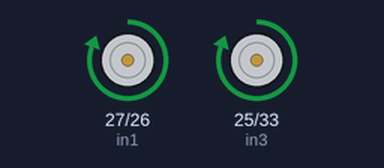
This sketch was run on a simulated ESP32. Shown: motor-driver pin pairs drawn as motors (green arrow = first pin HIGH = forward, orange = second pin HIGH = backward, longer = more drive, scaled by the enable pin).

Above: at 2.0 s.
At 5.5 s:
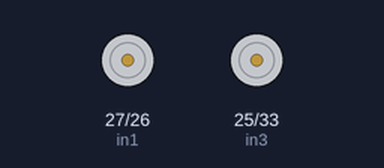
Timing chart, 0 to 10.5 s (numbered marks = the images above):
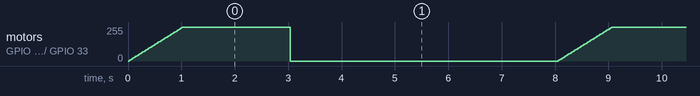

Measured:
- by itself, motor on GPIO 27 (in1) / GPIO 26 (in2), motor on GPIO 25 (in3) / GPIO 33 (in4): ramps from stopped to forward 255/255 and jumps back, once every 8.0 s

The sketch:

motor_esp32.ino
```cpp
// Motor A connections
int enA = 14;
int in1 = 27;
int in2 = 26;

// Motor B connections
int enB = 32;
int in3 = 25;
int in4 = 33;

void setup() {
  // Set all the motor control pins to outputs
  pinMode(enA, OUTPUT);
  pinMode(enB, OUTPUT);
  pinMode(in1, OUTPUT);
  pinMode(in2, OUTPUT);
  pinMode(in3, OUTPUT);
  pinMode(in4, OUTPUT);

  // Turn off motors initially
  digitalWrite(in1, LOW);
  digitalWrite(in2, LOW);
  digitalWrite(in3, LOW);
  digitalWrite(in4, LOW);
}

void loop() {
  // Set motor speed (0 is off, 255 is max speed)
  analogWrite(enA, 200);
  analogWrite(enB, 200);

  // --- MOVE FORWARD ---
  // digitalWrite(in1, HIGH);
  // digitalWrite(in2, LOW);
  // digitalWrite(in3, HIGH);
  // digitalWrite(in4, LOW);
  // delay(2000); // Run for 2 seconds

  // --- SET ARAH MAJU ---
  digitalWrite(in1, HIGH);
  digitalWrite(in2, LOW);
  digitalWrite(in3, HIGH);
  digitalWrite(in4, LOW);

  // --- SOFT START: Naikkan kecepatan secara bertahap ---
  // Dari 0 sampai 255, nambah 5 poin setiap 20 milidetik
  for(int speed = 0; speed <= 255; speed += 5) {
    analogWrite(enA, speed);
    analogWrite(enB, speed);
    delay(20);
  }

  // Setelah kecepatan penuh, biarkan jalan 2 detik
  delay(2000);

  // --- STOP ---
  analogWrite(enA, 0);
  analogWrite(enB, 0);
  delay(1000);

  // --- STOP ---
  digitalWrite(in1, LOW);
  digitalWrite(in2, LOW);
  digitalWrite(in3, LOW);
  digitalWrite(in4, LOW);
  delay(1000); // Stop for 1 second

  // --- MOVE BACKWARD ---
  digitalWrite(in1, LOW);
  digitalWrite(in2, HIGH);
  digitalWrite(in3, LOW);
  digitalWrite(in4, HIGH);
  delay(2000); // Run for 2 seconds

  // --- STOP ---
  digitalWrite(in1, LOW);
  digitalWrite(in2, LOW);
  digitalWrite(in3, LOW);
  digitalWrite(in4, LOW);
  delay(1000); // Stop for 1 second
}
```
